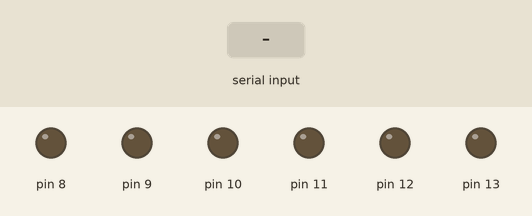
Recording of a sketch running on a simulated Arduino Uno, built with avr-gcc and run on an emulated ATmega328P. Shown: output pins drawn as LEDs (lit = HIGH). The inputs (shaded band) are chosen by the test bench. What the sketch prints to the serial monitor is not drawn.

Above: at 1.3 s.
1.4 s: "f" received over the second serial link
At 2.0 s:
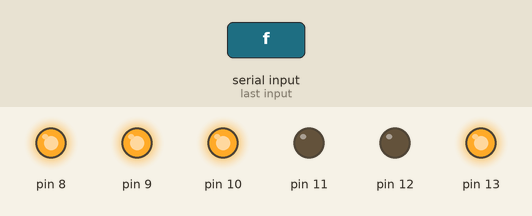
2.9 s: "b" received over the second serial link
At 4.1 s:
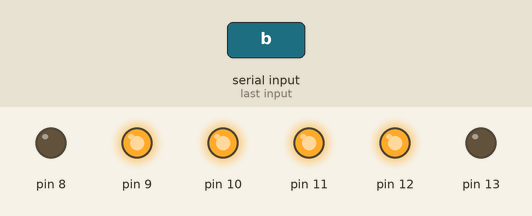
4.4 s: "s" received over the second serial link
At 5.5 s:
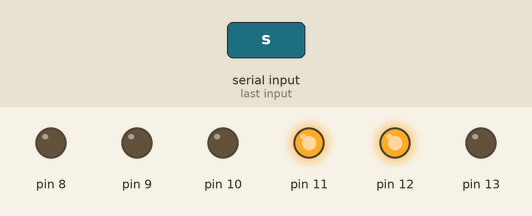
Timing chart, 0 to 7.4 s (numbered marks = the images above; inputs shaded):
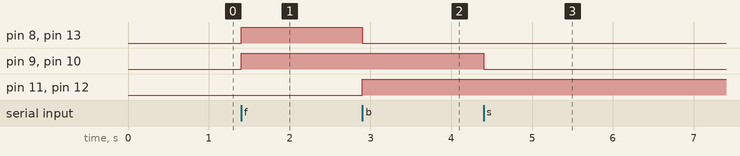

Measured:
- after the input at 1.4 s, pin 8–10, pin 13: LOW → HIGH at once
- after the input at 2.9 s, pin 8, pin 13: HIGH → LOW at once; pin 11, pin 12: LOW → HIGH at once
- after the input at 4.4 s, pin 9, pin 10: HIGH → LOW at once

The sketch:

bluetoothcontrolledmotor.ino
```cpp
#include "MotorDriver.h"
#include <Wire.h>
#include <SoftwareSerial.h>

int bluetoothTx = 2;
int bluetoothRx = 3;

SoftwareSerial bluetooth(bluetoothTx, bluetoothRx);

void setup()
{
	/*Configure the motor A to control the wheel at the left side.*/
	/*Configure the motor B to control the wheel at the right side.*/
	motordriver.init();
	motordriver.setSpeed(200,MOTORB);
	motordriver.setSpeed(200,MOTORA);
        //Setup usb serial connection to computer
            Serial.begin(9600);

        //Setup Bluetooth serial connection to android
        bluetooth.begin(115200);
            bluetooth.print("$$$");
          delay(100);
        bluetooth.println("U,9600,N");
        bluetooth.begin(9600);

}

void loop()
{
  //Read from bluetooth and write to usb serial
  if(bluetooth.available())
  {
    char toSend = (char)bluetooth.read();
    Serial.print(toSend);


    // After the android device sends the data the arduino takes the information and reads it as a char,
    // This code is here to read that data and turn it into actions for the motors.
    if(toSend == 'f'){
      motordriver.goForward();
    }
    if(toSend == 'b'){
      motordriver.goBackward();
    }
    if (toSend == 's'){
      motordriver.stop();


    }

}


}
```
